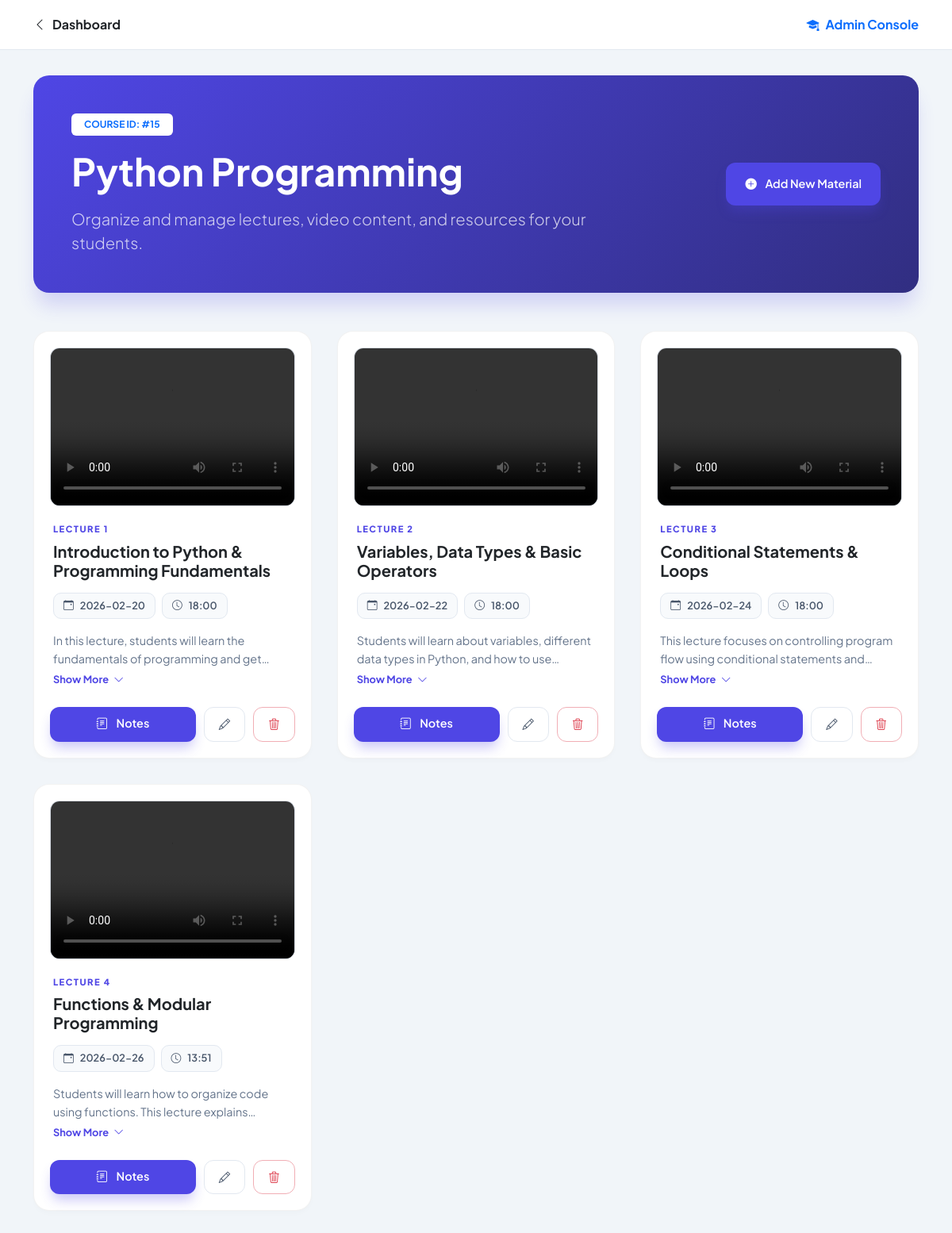
/admin/course_materials.php?course_id=15 (signed in), run on the app's committed database.
### tables this page shows
CREATE TABLE `courses` (
  `id` int(11) NOT NULL,
  `course_code` varchar(20) NOT NULL,
  `course_name` varchar(100) NOT NULL,
  `description` text DEFAULT NULL,
  `instructor_name` varchar(100) DEFAULT NULL,
  `schedule_day` varchar(20) DEFAULT NULL,
  `schedule_time` varchar(20) DEFAULT NULL,
  `total_seats` int(11) DEFAULT 60,
  `created_at` timestamp NOT NULL DEFAULT current_timestamp()
);

CREATE TABLE `course_lectures` (
  `id` int(11) NOT NULL,
  `course_id` int(11) NOT NULL,
  `title` varchar(255) NOT NULL,
  `description` text DEFAULT NULL,
  `file_path` varchar(255) DEFAULT NULL,
  `file_type` varchar(50) DEFAULT NULL,
  `lecture_date` date DEFAULT NULL,
  `lecture_time` varchar(20) DEFAULT NULL,
  `created_at` timestamp NOT NULL DEFAULT current_timestamp()
);

### admin/course_materials.php (the view, shortened to what this page needs)
<?php
require "../config.php";
$course_id = intval($_GET['course_id']);
$course_q = mysqli_query($conn, "SELECT * FROM courses WHERE id='$course_id'");
$course = mysqli_fetch_assoc($course_q);
$lectures = mysqli_query($conn, "SELECT * FROM course_lectures WHERE course_id='$course_id' ORDER BY lecture_date ASC, created_at ASC");
$upload_dir = "../uploads/course_materials/";
?>
<!DOCTYPE html>
<html lang="en">
<head>
    <link href="https://cdn.jsdelivr.net/npm/bootstrap@5.3.3/dist/css/bootstrap.min.css" rel="stylesheet">
    <link rel="stylesheet" href="https://cdn.jsdelivr.net/npm/bootstrap-icons@1.11.3/font/bootstrap-icons.min.css">
</head>
<body>
<nav class="top-nav">
    <div class="container d-flex justify-content-between align-items-center">
        <a href="manage_courses.php" class="text-decoration-none text-dark fw-bold d-flex align-items-center">
            <i class="bi bi-chevron-left me-2"></i> Dashboard
        </a>
        <div class="fw-bold text-primary"><i class="bi bi-mortarboard-fill me-2"></i>Admin Console</div>
    </div>
</nav>
<div class="container">
    <div class="hero-section">
        <div class="row align-items-center">
            <div class="col-lg-8">
                <span class="badge bg-white text-primary mb-3 px-3 py-2">COURSE ID: #<?= $course_id ?></span>
                <h1 class="display-5 fw-bold mb-3"><?= htmlspecialchars($course['course_name']) ?></h1>
                <p class="lead opacity-75 mb-0">Organize and manage lectures, video content, and resources for your students.</p>
            </div>
            <div class="col-lg-4 text-lg-end mt-4 mt-lg-0">
                <button class="btn btn-modern btn-primary-modern px-4 py-3" data-bs-toggle="modal" data-bs-target="#addLectureModal">
                    <i class="bi bi-plus-circle-fill me-2"></i> Add New Material
                </button>
            </div>
        </div>
    </div>
    <div class="lecture-grid">
        <?php
        $lec_count = 1;
        while($lec = mysqli_fetch_assoc($lectures)):
        ?>
            <div class="lecture-card">
                <div class="media-preview">
                    <?php if($lec['file_path']): ?>
                        <?php
                        $ext = strtolower(pathinfo($lec['file_path'], PATHINFO_EXTENSION));
                        if(in_array($ext, ['mp4','webm','ogg'])): ?>
                            <video controls preload="metadata">
                                <source src="<?= $upload_dir.$lec['file_path'] ?>#t=0.1" type="video/<?= $ext ?>">
                            </video>
                        <?php endif; ?>
                    <?php endif; ?>
                </div>
                <div class="px-1">
                    <span class="lec-label">LECTURE <?= $lec_count++ ?></span>
                    <h5 class="fw-bold mb-3 text-dark"><?= htmlspecialchars($lec['title']) ?></h5>
                    <div class="d-flex gap-2 mb-3">
                        <span class="meta-badge"><i class="bi bi-calendar-event me-2"></i><?= $lec['lecture_date'] ?: 'No Date' ?></span>
                        <span class="meta-badge"><i class="bi bi-clock me-2"></i><?= $lec['lecture_time'] ?: 'No Time' ?></span>
                    </div>
                    <div id="desc-<?= $lec['id'] ?>" class="desc-text desc-collapsed">
                        <?= nl2br(htmlspecialchars($lec['description'])) ?>
                    </div>
                    <?php if (strlen($lec['description']) > 100): ?>
                        <span class="read-more-btn" onclick="toggleDesc(<?= $lec['id'] ?>)" id="btn-<?= $lec['id'] ?>">Show More <i class="bi bi-chevron-down ms-1"></i></span>
                    <?php endif; ?>
                </div>
                <div class="card-actions">
                    <a href="notes.php?course_id=<?= $course_id ?>&lecture_id=<?= $lec['id'] ?>" class="btn btn-modern btn-primary-modern flex-grow-1">
                        <i class="bi bi-journal-text me-2"></i> Notes
                    </a>
                    <button class="btn btn-modern btn-action-outline"
                        data-bs-toggle="modal"
                        data-bs-target="#editLectureModal"
                        onclick='editLecture(<?= json_encode([
                            "id" => $lec["id"],
                            "title" => $lec["title"],
                            "description" => $lec["description"],
                            "date" => $lec["lecture_date"],
                            "time" => $lec["lecture_time"],
                            "file" => $lec["file_path"] ? $upload_dir.$lec["file_path"] : ""
                        ]) ?>)'>
                        <i class="bi bi-pencil"></i>
                    </button>
                    <a href="?course_id=<?= $course_id ?>&delete_id=<?= $lec['id'] ?>"
                       onclick="return confirm('Permanent delete this material?')"
                       class="btn btn-modern btn-action-outline text-danger border-danger-subtle">
                        <i class="bi bi-trash3"></i>
                    </a>
                </div>
            </div>
        <?php endwhile; ?>
    </div>
</div>
</body>
</html>

### admin/course_materials.php (style rules this page uses)
:root { --brand-primary: #4f46e5; --brand-secondary: #6366f1; --bg-body: #f1f5f9; --text-dark: #1e293b; --card-radius: 20px; }
body { font-family: 'Plus Jakarta Sans', sans-serif; background-color: var(--bg-body); color: var(--text-dark); }
.top-nav { background: white; border-bottom: 1px solid #e2e8f0; padding: 1.2rem 0; position: sticky; top: 0; z-index: 1000; }
.hero-section { background: linear-gradient(135deg, #4f46e5 0%, #312e81 100%); border-radius: var(--card-radius); padding: 3rem; color: white; margin-top: 2rem; margin-bottom: 3rem; box-shadow: 0 20px 25px -5px rgba(79, 70, 229, 0.2); position: relative; overflow: hidden; }
.lecture-grid { display: grid; grid-template-columns: repeat(auto-fill, minmax(350px, 1fr)); gap: 2rem; padding-bottom: 5rem; }
.lecture-card { background: white; border-radius: var(--card-radius); border: 1px solid rgba(0,0,0,0.05); padding: 1.25rem; transition: all 0.4s cubic-bezier(0.165, 0.84, 0.44, 1); display: flex; flex-direction: column; box-shadow: 0 4px 6px -1px rgba(0,0,0,0.02); }
.media-preview { width: 100%; height: 200px; background: #e2e8f0; border-radius: 12px; overflow: hidden; margin-bottom: 1.25rem; position: relative; border: 1px solid rgba(0,0,0,0.05); }
.media-preview video { width: 100%; height: 100%; object-fit: cover; display: block; }
.lec-label { font-size: 0.7rem; font-weight: 800; letter-spacing: 1.5px; text-transform: uppercase; color: var(--brand-primary); margin-bottom: 0.5rem; display: block; }
.meta-badge { background: #f8fafc; color: #475569; padding: 6px 12px; border-radius: 10px; font-size: 0.8rem; font-weight: 600; border: 1px solid #e2e8f0; }
.desc-text { color: #64748b; font-size: 0.9rem; margin-top: 1rem; line-height: 1.6; }
.desc-collapsed { display: -webkit-box; -webkit-line-clamp: 2; -webkit-box-orient: vertical; overflow: hidden; }
.read-more-btn { color: var(--brand-primary); cursor: pointer; font-weight: 700; font-size: 0.8rem; margin-top: 5px; display: inline-block; }
.card-actions { margin-top: auto; padding-top: 1.5rem; display: flex; gap: 10px; }
.btn-modern { border-radius: 12px; font-weight: 600; padding: 10px 18px; transition: 0.3s; font-size: 0.9rem; }
.btn-primary-modern { background: var(--brand-primary); color: white; border: none; box-shadow: 0 10px 15px -3px rgba(79, 70, 229, 0.3); }
.btn-action-outline { background: white; border: 1px solid #e2e8f0; color: #475569; }

### data on the page
courses: course_name "Python Programming"
course_lectures: title "Introduction to Python & Programming Fundamentals", lecture_date "2026-02-20", lecture_time "18:00", description "In this lecture, students will learn the fundamentals of programming and…"
course_lectures: title "Variables, Data Types & Basic Operators", lecture_date "2026-02-22", lecture_time "18:00", description "Students will learn about variables, different data types in Python, and how to…"
course_lectures: title "Conditional Statements & Loops", lecture_date "2026-02-24", lecture_time "18:00", description "This lecture focuses on controlling program flow using conditional statements…"
course_lectures: title "Functions & Modular Programming", lecture_date "2026-02-26", lecture_time "13:51", description "Students will learn how to organize code using functions. This lecture…"

### other printed values
$course_id "15"
